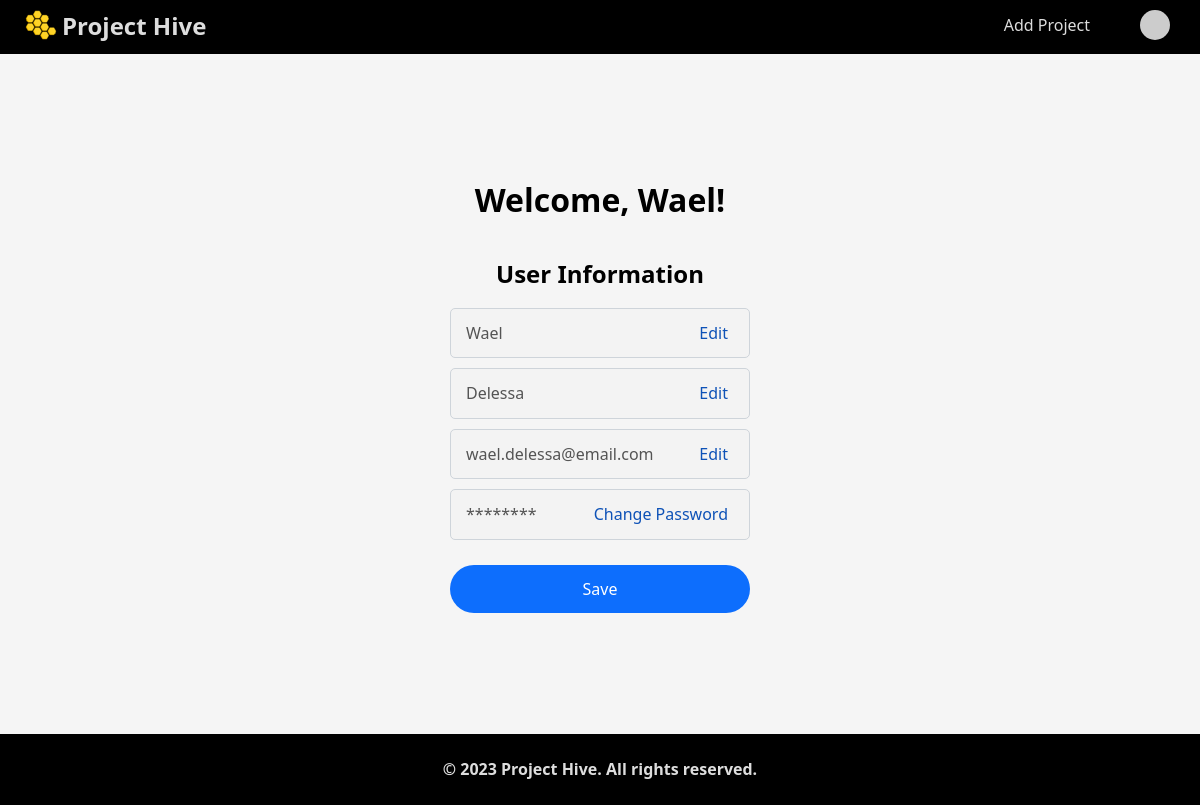
Page /profile/myaccount (signed in) on the committed database.
### website/models.py (models this page shows)
class User(db.Model, UserMixin):
    id = db.Column(db.Integer, primary_key=True)
    first_name = db.Column(db.String(500), nullable=False)
    last_name = db.Column(db.String(500), nullable=False)
    email = db.Column(db.String(500), unique=True)
    hash = db.Column(db.String(500))

### website/views.py (the view)
@views.route("/profile/myaccount")
@login_required
def account():
    return render_template("account.html", user=current_user)

### website/__init__.py (called while the page is built)
def create_app():
    app = Flask(__name__)
    app.config["TEMPLATES_AUTO_RELOAD"] = True
    app.config['SQLALCHEMY_DATABASE_URI'] = f'sqlite:///{DB_NAME}'
    app.config['SECRET_KEY'] = "dsaljf;ldsakjf;lkdsjf,cmlkjlkwqjfoijlsad;"
    app.config['LOGIN_MESSAGE'] = 'Please log in to continue.'
    db.init_app(app)
    from website.views import views
    from website.auth import auth
    app.register_blueprint(views, url_prefix="/")
    app.register_blueprint(auth, url_prefix="/")
    from website import models
    from website.models import User
    create_database(app)
    login_manager = LoginManager()
    login_manager.login_view = 'auth.login'
    login_manager.login_message = 'Please log in to continue.' # set the custom login message
    login_manager.init_app(app)
    @login_manager.user_loader
    def load_user(id):
        return User.query.get(int(id))
    return app

### website/templates/account.html (shortened to what this page needs)
{% extends "base.html" %} {% block title %} My Account {% endblock %} {% block
main %}
<form action="/profile/edit_profile" method="post" class="mb-3 myform">
  <h1>Welcome, {{ user.first_name }}!</h1>
  <h2>User Information</h2>
  <div class="mb-3 form-group">
    <input
      autofocus
      class="form-control mx-auto w-auto"
      id="first_name"
      type="text"
      minlength="1"
      maxlength="255"
      name="first_name"
      value="{{ user.first_name }}"
      disabled
    />
    <a class="edit" href="#" onclick="editFirstName()">Edit</a>
  </div>
  <div class="mb-3 form-group">
    <input
      class="form-control mx-auto w-auto"
      id="last_name"
      type="text"
      minlength="1"
      maxlength="255"
      name="last_name"
      value="{{ user.last_name }}"
      disabled
    />
    <a class="edit" href="#" onclick="editLastName()">Edit</a>
  </div>
  <div class="mb-3 form-group">
    <input
      class="form-control mx-auto w-auto"
      id="email"
      type="email"
      minlength="5"
      maxlength="255"
      name="email"
      value="{{ user.email }}"
      disabled
    />
    <a class="edit" href="#" onclick="editEmail()">Edit</a>
  </div>
  <div class="mb-3 form-group">
    <input
      class="form-control mx-auto w-auto"
      type="text"
      minlength="5"
      maxlength="255"
      name="password"
      value="********"
      disabled
    />
  </div>
  <div class="form-group">
    <a class="edit" href="/profile/change_password">Change Password</a>
  </div>
  <div class="form-group mb-3">
    <a href="/profile/change_password">
      <button type="submit" class="btn" id="saveButton">Save</button>
    </a>
  </div>
</form>
{% endblock %}

### website/static/css/main.css (style rules this page uses)
*, *::after, *::before { box-sizing: border-box; }
html { font-size: 62.5%; min-height: 100%; }
html, body { height: 100%; margin: 0; }
body { background-color: #f5f5f5; min-height: 100%; margin-bottom: -50px; }
h1 { text-align: center; font-size: 3.2rem; }
.myform { width: 35rem; margin: 0 auto; display: flex; justify-content: center; align-items: center; flex-direction: column; height: 85vh; }
.form-group { text-align: center; width: 30rem; }
.myform .btn { color: white; background-color: #0d6efd; padding: 1.5rem; margin: 1.5rem 0; border-radius: 50px; font-size: inherit; border: 0; width: 100%; transition: background-color 0.3s; }
input[type="text"], input[type="email"], input[type="password"] { border: 1px solid #ced4da; margin-bottom: 1rem; padding: 1.5rem; padding-right: 0; border-radius: 5px; transition: border-color 0.5s, box-shadow 0.5s; }
input[type="text"], input[type="email"], input[type="password"], button { outline: none; width: 100%; }
a { text-decoration: none; }
.form-group a { color: black; text-decoration: underline; transition: color 0.3s; }
.myform .form-group { position: relative; }
.myform .edit { position: absolute; bottom: 2.6rem; right: 2.2rem; text-decoration: none; color: #0e52b7; font-weight: 490; }

### rows in the picture
User: first_name "Wael", last_name "Delessa", email "wael.delessa@email.com"
